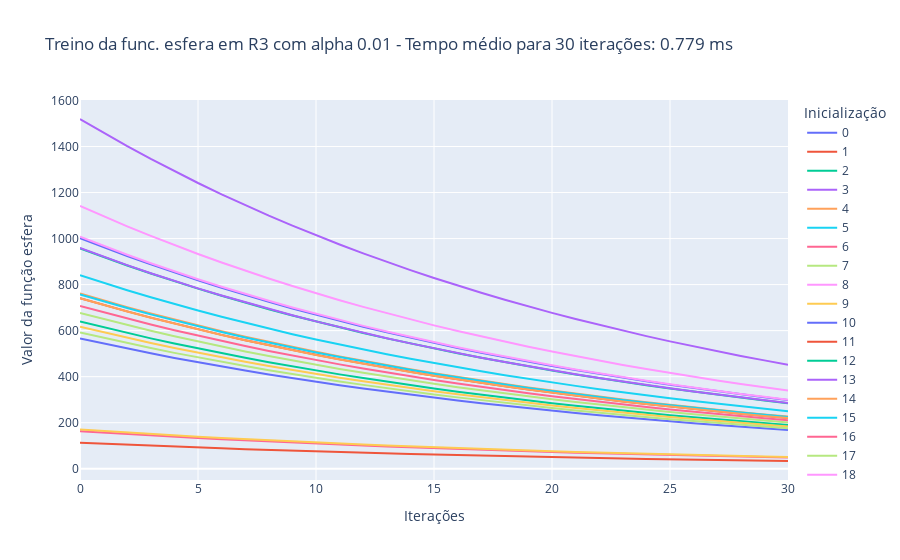

This figure's notebook cell:
### Markdown cell above
Caso 2.2: $\alpha$ = 0.01, treinamento por 30 iterações

### Code cell
treina_gradiente(1e-2, 3, 'esfera', 30)

### Figure 1 — Plotly figure (JSON) as saved in the notebook; plotly's stock layout.template omitted (floating-point values rounded to 4 significant figures)
{"data": [{"hovertemplate": "variable=0<br>index=%{x}<br>value=%{y}<extra></extra>", "legendgroup": "0", "line": {"color": "#636efa", "dash": "solid"}, "marker": {"symbol": "circle"}, "mode": "lines", "name": "0", "orientation": "v", "showlegend": true, "type": "scatter", "x": [0, 1, 2, 3, 4, 5, 6, 7, 8, 9, 10, 11, 12, 13, 14, 15, 16, 17, 18, 19, 20, 21, 22, 23, 24, 25, 26, 27, 28, 29, 30], "xaxis": "x", "y": [1002.0, 962.4, 924.3, 887.7, 852.5, 818.8, 786.3, 755.2, 725.3, 696.6, 669.0, 642.5, 617.0, 592.6, 569.1, 546.6, 525.0, 504.2, 484.2, 465.0, 446.6, 428.9, 411.9, 395.6, 380.0, 364.9, 350.5, 336.6, 323.3, 310.5, 298.2], "yaxis": "y"}, {"hovertemplate": "variable=1<br>index=%{x}<br>value=%{y}<extra></extra>", "legendgroup": "1", "line": {"color": "#EF553B", "dash": "solid"}, "marker": {"symbol": "circle"}, "mode": "lines", "name": "1", "orientation": "v", "showlegend": true, "type": "scatter", "x": [0, 1, 2, 3, 4, 5, 6, 7, 8, 9, 10, 11, 12, 13, 14, 15, 16, 17, 18, 19, 20, 21, 22, 23, 24, 25, 26, 27, 28, 29, 30], "xaxis": "x", "y": [741.2, 711.8, 683.6, 656.6, 630.6, 605.6, 581.6, 558.6, 536.5, 515.2, 494.8, 475.2, 456.4, 438.3, 421.0, 404.3, 388.3, 372.9, 358.1, 344.0, 330.3, 317.3, 304.7, 292.6, 281.0, 269.9, 259.2, 249.0, 239.1, 229.6, 220.5], "yaxis": "y"}, {"hovertemplate": "variable=2<br>index=%{x}<br>value=%{y}<extra></extra>", "legendgroup": "2", "line": {"color": "#00cc96", "dash": "solid"}, "marker": {"symbol": "circle"}, "mode": "lines", "name": "2", "orientation": "v", "showlegend": true, "type": "scatter", "x": [0, 1, 2, 3, 4, 5, 6, 7, 8, 9, 10, 11, 12, 13, 14, 15, 16, 17, 18, 19, 20, 21, 22, 23, 24, 25, 26, 27, 28, 29, 30], "xaxis": "x", "y": [639.4, 614.1, 589.8, 566.4, 544.0, 522.5, 501.8, 481.9, 462.8, 444.5, 426.9, 410.0, 393.7, 378.2, 363.2, 348.8, 335.0, 321.7, 309.0, 296.7, 285.0, 273.7, 262.9, 252.5, 242.5, 232.9, 223.6, 214.8, 206.3, 198.1, 190.3], "yaxis": "y"}, {"hovertemplate": "variable=3<br>index=%{x}<br>value=%{y}<extra></extra>", "legendgroup": "3", "line": {"color": "#ab63fa", "dash": "solid"}, "marker": {"symbol": "circle"}, "mode": "lines", "name": "3", "orientation": "v", "showlegend": true, "type": "scatter", "x": [0, 1, 2, 3, 4, 5, 6, 7, 8, 9, 10, 11, 12, 13, 14, 15, 16, 17, 18, 19, 20, 21, 22, 23, 24, 25, 26, 27, 28, 29, 30], "xaxis": "x", "y": [1520.0, 1459.0, 1402.0, 1346.0, 1293.0, 1242.0, 1192.0, 1145.0, 1100.0, 1056.0, 1014.0, 974.3, 935.7, 898.7, 863.1, 828.9, 796.1, 764.5, 734.3, 705.2, 677.3, 650.4, 624.7, 599.9, 576.2, 553.4, 531.5, 510.4, 490.2, 470.8, 452.1], "yaxis": "y"}, {"hovertemplate": "variable=4<br>index=%{x}<br>value=%{y}<extra></extra>", "legendgroup": "4", "line": {"color": "#FFA15A", "dash": "solid"}, "marker": {"symbol": "circle"}, "mode": "lines", "name": "4", "orientation": "v", "showlegend": true, "type": "scatter", "x": [0, 1, 2, 3, 4, 5, 6, 7, 8, 9, 10, 11, 12, 13, 14, 15, 16, 17, 18, 19, 20, 21, 22, 23, 24, 25, 26, 27, 28, 29, 30], "xaxis": "x", "y": [761.4, 731.3, 702.3, 674.5, 647.8, 622.1, 597.5, 573.8, 551.1, 529.3, 508.3, 488.2, 468.9, 450.3, 432.5, 415.3, 398.9, 383.1, 367.9, 353.4, 339.4, 325.9, 313.0, 300.6, 288.7, 277.3, 266.3, 255.8, 245.6, 235.9, 226.6], "yaxis": "y"}, {"hovertemplate": "variable=5<br>index=%{x}<br>value=%{y}<extra></extra>", "legendgroup": "5", "line": {"color": "#19d3f3", "dash": "solid"}, "marker": {"symbol": "circle"}, "mode": "lines", "name": "5", "orientation": "v", "showlegend": true, "type": "scatter", "x": [0, 1, 2, 3, 4, 5, 6, 7, 8, 9, 10, 11, 12, 13, 14, 15, 16, 17, 18, 19, 20, 21, 22, 23, 24, 25, 26, 27, 28, 29, 30], "xaxis": "x", "y": [757.0, 727.1, 698.3, 670.6, 644.1, 618.6, 594.1, 570.5, 548.0, 526.3, 505.4, 485.4, 466.2, 447.7, 430.0, 413.0, 396.6, 380.9, 365.8, 351.3, 337.4, 324.1, 311.2, 298.9, 287.1, 275.7, 264.8, 254.3, 244.2, 234.6, 225.3], "yaxis": "y"}, {"hovertemplate": "variable=6<br>index=%{x}<br>value=%{y}<extra></extra>", "legendgroup": "6", "line": {"color": "#FF6692", "dash": "solid"}, "marker": {"symbol": "circle"}, "mode": "lines", "name": "6", "orientation": "v", "showlegend": true, "type": "scatter", "x": [0, 1, 2, 3, 4, 5, 6, 7, 8, 9, 10, 11, 12, 13, 14, 15, 16, 17, 18, 19, 20, 21, 22, 23, 24, 25, 26, 27, 28, 29, 30], "xaxis": "x", "y": [163.4, 156.9, 150.7, 144.8, 139.0, 133.5, 128.2, 123.2, 118.3, 113.6, 109.1, 104.8, 100.6, 96.64, 92.81, 89.14, 85.61, 82.22, 78.96, 75.84, 72.83, 69.95, 67.18, 64.52, 61.96, 59.51, 57.15, 54.89, 52.72, 50.63, 48.62], "yaxis": "y"}, {"hovertemplate": "variable=7<br>index=%{x}<br>value=%{y}<extra></extra>", "legendgroup": "7", "line": {"color": "#B6E880", "dash": "solid"}, "marker": {"symbol": "circle"}, "mode": "lines", "name": "7", "orientation": "v", "showlegend": true, "type": "scatter", "x": [0, 1, 2, 3, 4, 5, 6, 7, 8, 9, 10, 11, 12, 13, 14, 15, 16, 17, 18, 19, 20, 21, 22, 23, 24, 25, 26, 27, 28, 29, 30], "xaxis": "x", "y": [676.5, 649.7, 624.0, 599.3, 575.5, 552.7, 530.8, 509.8, 489.6, 470.2, 451.6, 433.7, 416.6, 400.1, 384.2, 369.0, 354.4, 340.4, 326.9, 313.9, 301.5, 289.6, 278.1, 267.1, 256.5, 246.4, 236.6, 227.2, 218.2, 209.6, 201.3], "yaxis": "y"}, {"hovertemplate": "variable=8<br>index=%{x}<br>value=%{y}<extra></extra>", "legendgroup": "8", "line": {"color": "#FF97FF", "dash": "solid"}, "marker": {"symbol": "circle"}, "mode": "lines", "name": "8", "orientation": "v", "showlegend": true, "type": "scatter", "x": [0, 1, 2, 3, 4, 5, 6, 7, 8, 9, 10, 11, 12, 13, 14, 15, 16, 17, 18, 19, 20, 21, 22, 23, 24, 25, 26, 27, 28, 29, 30], "xaxis": "x", "y": [1142.0, 1097.0, 1053.0, 1011.0, 971.4, 933.0, 896.0, 860.5, 826.5, 793.7, 762.3, 732.1, 703.1, 675.3, 648.5, 622.9, 598.2, 574.5, 551.8, 529.9, 508.9, 488.8, 469.4, 450.8, 433.0, 415.8, 399.4, 383.5, 368.4, 353.8, 339.8], "yaxis": "y"}, {"hovertemplate": "variable=9<br>index=%{x}<br>value=%{y}<extra></extra>", "legendgroup": "9", "line": {"color": "#FECB52", "dash": "solid"}, "marker": {"symbol": "circle"}, "mode": "lines", "name": "9", "orientation": "v", "showlegend": true, "type": "scatter", "x": [0, 1, 2, 3, 4, 5, 6, 7, 8, 9, 10, 11, 12, 13, 14, 15, 16, 17, 18, 19, 20, 21, 22, 23, 24, 25, 26, 27, 28, 29, 30], "xaxis": "x", "y": [617.0, 592.6, 569.1, 546.6, 524.9, 504.1, 484.2, 465.0, 446.6, 428.9, 411.9, 395.6, 379.9, 364.9, 350.5, 336.6, 323.2, 310.4, 298.2, 286.3, 275.0, 264.1, 253.7, 243.6, 234.0, 224.7, 215.8, 207.3, 199.0, 191.2, 183.6], "yaxis": "y"}, {"hovertemplate": "variable=10<br>index=%{x}<br>value=%{y}<extra></extra>", "legendgroup": "10", "line": {"color": "#636efa", "dash": "solid"}, "marker": {"symbol": "circle"}, "mode": "lines", "name": "10", "orientation": "v", "showlegend": true, "type": "scatter", "x": [0, 1, 2, 3, 4, 5, 6, 7, 8, 9, 10, 11, 12, 13, 14, 15, 16, 17, 18, 19, 20, 21, 22, 23, 24, 25, 26, 27, 28, 29, 30], "xaxis": "x", "y": [565.9, 543.5, 522.0, 501.3, 481.5, 462.4, 444.1, 426.5, 409.6, 393.4, 377.8, 362.9, 348.5, 334.7, 321.4, 308.7, 296.5, 284.7, 273.5, 262.6, 252.2, 242.2, 232.7, 223.4, 214.6, 206.1, 197.9, 190.1, 182.6, 175.3, 168.4], "yaxis": "y"}, {"hovertemplate": "variable=11<br>index=%{x}<br>value=%{y}<extra></extra>", "legendgroup": "11", "line": {"color": "#EF553B", "dash": "solid"}, "marker": {"symbol": "circle"}, "mode": "lines", "name": "11", "orientation": "v", "showlegend": true, "type": "scatter", "x": [0, 1, 2, 3, 4, 5, 6, 7, 8, 9, 10, 11, 12, 13, 14, 15, 16, 17, 18, 19, 20, 21, 22, 23, 24, 25, 26, 27, 28, 29, 30], "xaxis": "x", "y": [113.0, 108.5, 104.2, 100.1, 96.11, 92.3, 88.65, 85.14, 81.76, 78.53, 75.42, 72.43, 69.56, 66.81, 64.16, 61.62, 59.18, 56.84, 54.59, 52.42, 50.35, 48.35, 46.44, 44.6, 42.83, 41.14, 39.51, 37.94, 36.44, 35.0, 33.61], "yaxis": "y"}, {"hovertemplate": "variable=12<br>index=%{x}<br>value=%{y}<extra></extra>", "legendgroup": "12", "line": {"color": "#00cc96", "dash": "solid"}, "marker": {"symbol": "circle"}, "mode": "lines", "name": "12", "orientation": "v", "showlegend": true, "type": "scatter", "x": [0, 1, 2, 3, 4, 5, 6, 7, 8, 9, 10, 11, 12, 13, 14, 15, 16, 17, 18, 19, 20, 21, 22, 23, 24, 25, 26, 27, 28, 29, 30], "xaxis": "x", "y": [957.6, 919.7, 883.3, 848.3, 814.7, 782.4, 751.5, 721.7, 693.1, 665.7, 639.3, 614.0, 589.7, 566.3, 543.9, 522.4, 501.7, 481.8, 462.7, 444.4, 426.8, 409.9, 393.7, 378.1, 363.1, 348.7, 334.9, 321.7, 308.9, 296.7, 284.9], "yaxis": "y"}, {"hovertemplate": "variable=13<br>index=%{x}<br>value=%{y}<extra></extra>", "legendgroup": "13", "line": {"color": "#ab63fa", "dash": "solid"}, "marker": {"symbol": "circle"}, "mode": "lines", "name": "13", "orientation": "v", "showlegend": true, "type": "scatter", "x": [0, 1, 2, 3, 4, 5, 6, 7, 8, 9, 10, 11, 12, 13, 14, 15, 16, 17, 18, 19, 20, 21, 22, 23, 24, 25, 26, 27, 28, 29, 30], "xaxis": "x", "y": [958.9, 921.0, 884.5, 849.5, 815.8, 783.5, 752.5, 722.7, 694.1, 666.6, 640.2, 614.8, 590.5, 567.1, 544.6, 523.1, 502.4, 482.5, 463.4, 445.0, 427.4, 410.5, 394.2, 378.6, 363.6, 349.2, 335.4, 322.1, 309.3, 297.1, 285.3], "yaxis": "y"}, {"hovertemplate": "variable=14<br>index=%{x}<br>value=%{y}<extra></extra>", "legendgroup": "14", "line": {"color": "#FFA15A", "dash": "solid"}, "marker": {"symbol": "circle"}, "mode": "lines", "name": "14", "orientation": "v", "showlegend": true, "type": "scatter", "x": [0, 1, 2, 3, 4, 5, 6, 7, 8, 9, 10, 11, 12, 13, 14, 15, 16, 17, 18, 19, 20, 21, 22, 23, 24, 25, 26, 27, 28, 29, 30], "xaxis": "x", "y": [740.7, 711.4, 683.2, 656.1, 630.1, 605.2, 581.2, 558.2, 536.1, 514.9, 494.5, 474.9, 456.1, 438.0, 420.7, 404.0, 388.0, 372.7, 357.9, 343.7, 330.1, 317.0, 304.5, 292.4, 280.9, 269.7, 259.1, 248.8, 238.9, 229.5, 220.4], "yaxis": "y"}, {"hovertemplate": "variable=15<br>index=%{x}<br>value=%{y}<extra></extra>", "legendgroup": "15", "line": {"color": "#19d3f3", "dash": "solid"}, "marker": {"symbol": "circle"}, "mode": "lines", "name": "15", "orientation": "v", "showlegend": true, "type": "scatter", "x": [0, 1, 2, 3, 4, 5, 6, 7, 8, 9, 10, 11, 12, 13, 14, 15, 16, 17, 18, 19, 20, 21, 22, 23, 24, 25, 26, 27, 28, 29, 30], "xaxis": "x", "y": [841.1, 807.8, 775.8, 745.1, 715.6, 687.2, 660.0, 633.9, 608.8, 584.7, 561.5, 539.3, 517.9, 497.4, 477.7, 458.8, 440.6, 423.2, 406.4, 390.3, 374.9, 360.0, 345.8, 332.1, 318.9, 306.3, 294.2, 282.5, 271.3, 260.6, 250.3], "yaxis": "y"}, {"hovertemplate": "variable=16<br>index=%{x}<br>value=%{y}<extra></extra>", "legendgroup": "16", "line": {"color": "#FF6692", "dash": "solid"}, "marker": {"symbol": "circle"}, "mode": "lines", "name": "16", "orientation": "v", "showlegend": true, "type": "scatter", "x": [0, 1, 2, 3, 4, 5, 6, 7, 8, 9, 10, 11, 12, 13, 14, 15, 16, 17, 18, 19, 20, 21, 22, 23, 24, 25, 26, 27, 28, 29, 30], "xaxis": "x", "y": [707.2, 679.2, 652.3, 626.5, 601.7, 577.8, 555.0, 533.0, 511.9, 491.6, 472.1, 453.4, 435.5, 418.2, 401.7, 385.8, 370.5, 355.8, 341.7, 328.2, 315.2, 302.7, 290.7, 279.2, 268.2, 257.5, 247.3, 237.5, 228.1, 219.1, 210.4], "yaxis": "y"}, {"hovertemplate": "variable=17<br>index=%{x}<br>value=%{y}<extra></extra>", "legendgroup": "17", "line": {"color": "#B6E880", "dash": "solid"}, "marker": {"symbol": "circle"}, "mode": "lines", "name": "17", "orientation": "v", "showlegend": true, "type": "scatter", "x": [0, 1, 2, 3, 4, 5, 6, 7, 8, 9, 10, 11, 12, 13, 14, 15, 16, 17, 18, 19, 20, 21, 22, 23, 24, 25, 26, 27, 28, 29, 30], "xaxis": "x", "y": [591.8, 568.3, 545.8, 524.2, 503.5, 483.5, 464.4, 446.0, 428.3, 411.4, 395.1, 379.4, 364.4, 350.0, 336.1, 322.8, 310.0, 297.7, 286.0, 274.6, 263.8, 253.3, 243.3, 233.6, 224.4, 215.5, 207.0, 198.8, 190.9, 183.3, 176.1], "yaxis": "y"}, {"hovertemplate": "variable=18<br>index=%{x}<br>value=%{y}<extra></extra>", "legendgroup": "18", "line": {"color": "#FF97FF", "dash": "solid"}, "marker": {"symbol": "circle"}, "mode": "lines", "name": "18", "orientation": "v", "showlegend": true, "type": "scatter", "x": [0, 1, 2, 3, 4, 5, 6, 7, 8, 9, 10, 11, 12, 13, 14, 15, 16, 17, 18, 19, 20, 21, 22, 23, 24, 25, 26, 27, 28, 29, 30], "xaxis": "x", "y": [1008.0, 968.0, 929.7, 892.9, 857.5, 823.6, 791.0, 759.6, 729.6, 700.7, 672.9, 646.3, 620.7, 596.1, 572.5, 549.8, 528.1, 507.1, 487.1, 467.8, 449.2, 431.5, 414.4, 398.0, 382.2, 367.1, 352.5, 338.6, 325.2, 312.3, 299.9], "yaxis": "y"}, {"hovertemplate": "variable=19<br>index=%{x}<br>value=%{y}<extra></extra>", "legendgroup": "19", "line": {"color": "#FECB52", "dash": "solid"}, "marker": {"symbol": "circle"}, "mode": "lines", "name": "19", "orientation": "v", "showlegend": true, "type": "scatter", "x": [0, 1, 2, 3, 4, 5, 6, 7, 8, 9, 10, 11, 12, 13, 14, 15, 16, 17, 18, 19, 20, 21, 22, 23, 24, 25, 26, 27, 28, 29, 30], "xaxis": "x", "y": [170.7, 163.9, 157.4, 151.2, 145.2, 139.4, 133.9, 128.6, 123.5, 118.6, 113.9, 109.4, 105.1, 100.9, 96.93, 93.09, 89.41, 85.87, 82.47, 79.2, 76.06, 73.05, 70.16, 67.38, 64.71, 62.15, 59.69, 57.32, 55.05, 52.87, 50.78], "yaxis": "y"}], "layout": {"legend": {"title": {"text": "Inicialização"}, "tracegroupgap": 0}, "title": {"text": "Treino da func. esfera em R3 com alpha 0.01 - Tempo médio para 30 iterações: 0.779 ms"}, "xaxis": {"anchor": "y", "domain": [0, 1], "title": {"text": "Iterações"}}, "yaxis": {"anchor": "x", "domain": [0, 1], "title": {"text": "Valor da função esfera"}}}}
